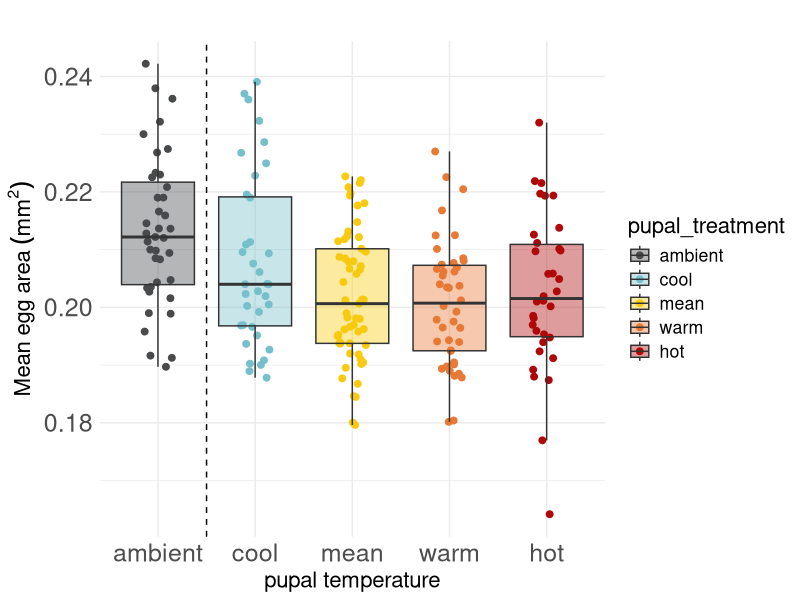
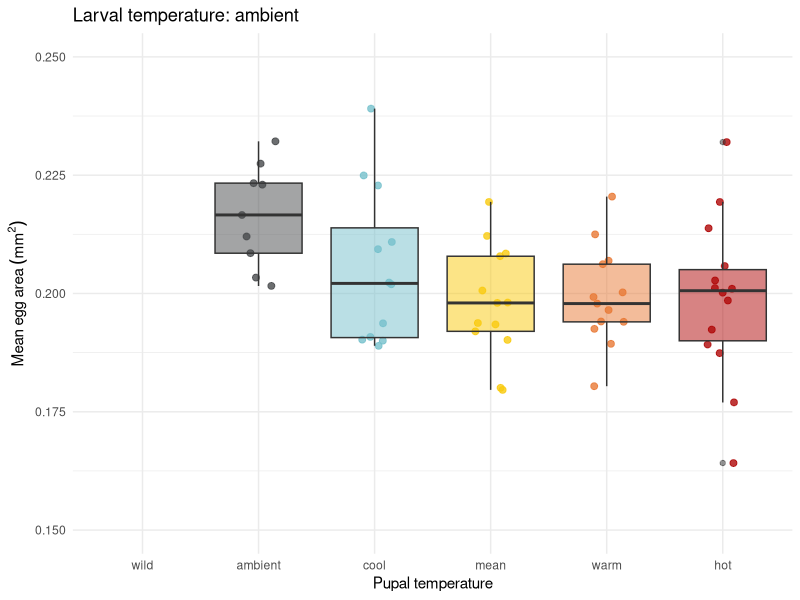
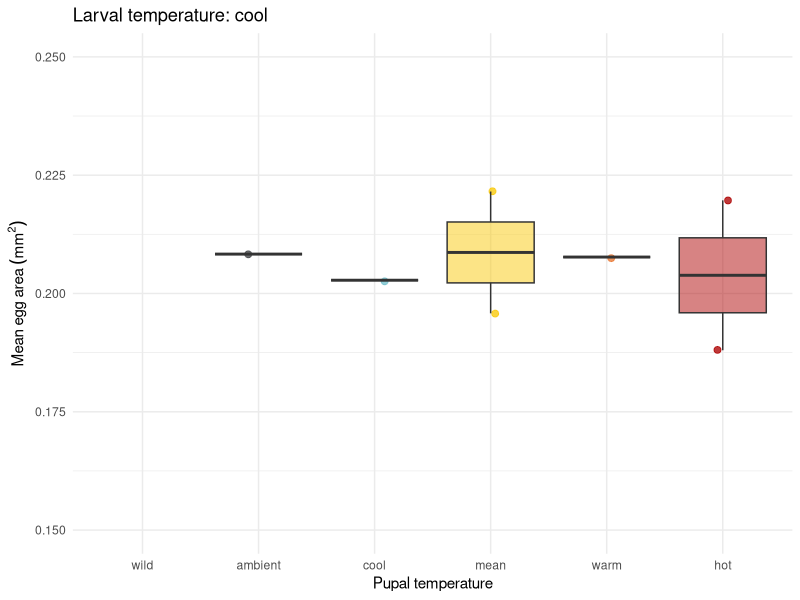
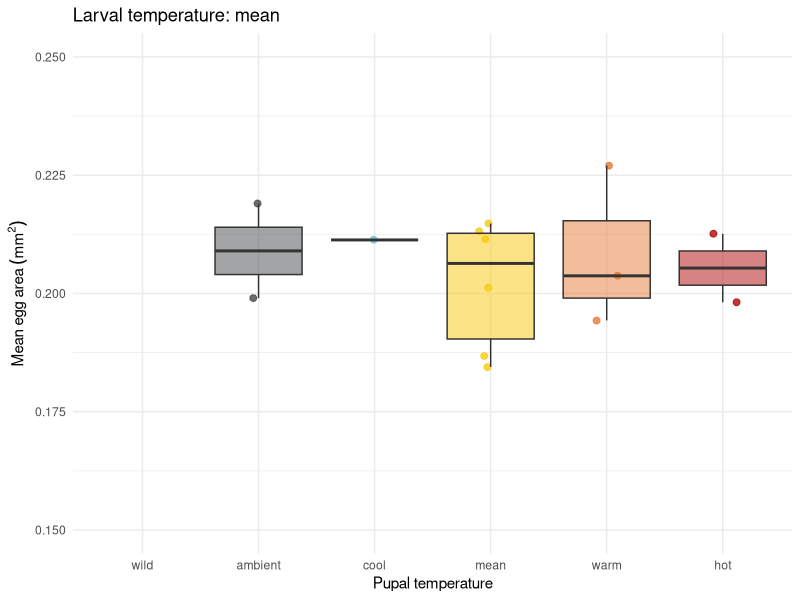
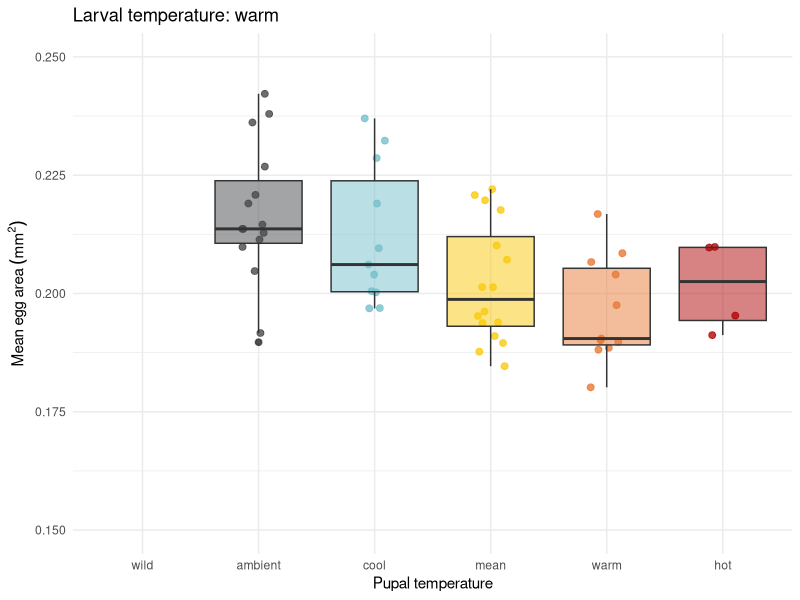
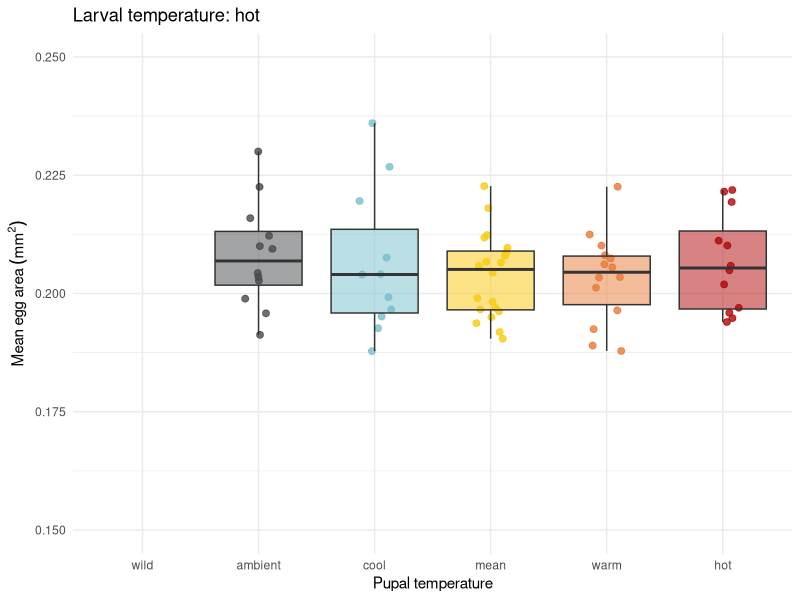
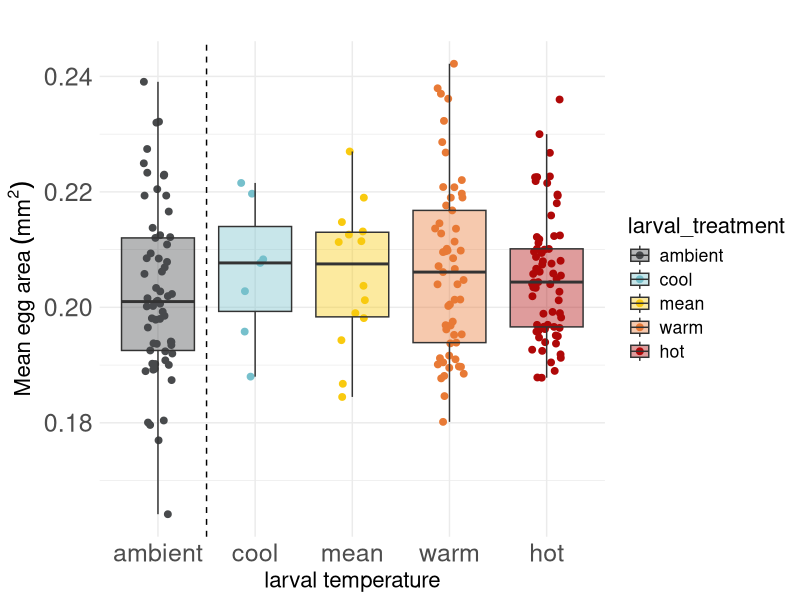
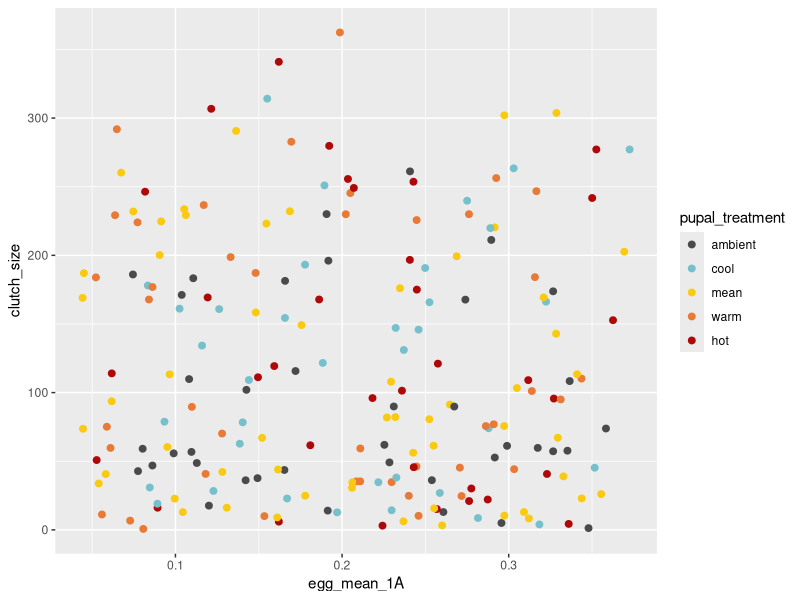

R code for these plots, in order:
## ---- chunk 1
library(here)
library(ggplot2)
library(tidyverse)
library(lme4)
## ---- chunk 2
#working with the egg counts of the five treatment groups
#read in the dataset
egg_counts <- read.csv(here("data", "emergence_egg_counts(Sheet1).csv"))


#make sure egg counts are stored as numbers
egg_counts$green_eggs  <- as.numeric(egg_counts$green_eggs)
egg_counts$orange_eggs <- as.numeric(egg_counts$orange_eggs)


#clean up the dataset so it only has the females I am interested in
egg_counts_clean <- egg_counts %>%
  filter(sex == "F") %>% #only looking at females
  filter(!startsWith(adultID, "F")) %>% #remove sienna's females
  mutate(clutch_size = green_eggs + orange_eggs) %>% #clean up clutch size column
  filter(!is.na(clutch_size)) %>% #remove those with NA clutch size
  mutate(larval_treatment = str_extract(adultID, "^[^.]+")) %>% #make larval treatment column
  mutate( #fix these two rows because they were not assigned pupal treatment correctly
    pupal_treatment = case_when(
      adultID == "CTRL.WTH.152_P6_H" ~ "hot",
      adultID == "HOT.WTH.47_P2_A"   ~ "ambient",
      TRUE                          ~ pupal_treatment
    )
  ) %>%
  mutate(
    larval_treatment = recode(
      larval_treatment,
      CTRL = "ambient",
      MEAN = "mean",
      COOL = "cool",
      WARM = "warm",
      HOT  = "hot"
    ))

#how many clutches I have photos of
photographed_clutches <- egg_counts_clean %>%
  filter(eggs_photographed == "DONE")
## ---- chunk 3

egg_size_results <- read.csv(here("data", "egg size results - blinded.csv"))

egg_size_results$clutch_code <- as.character(egg_size_results$clutch_code)

results <- egg_counts_clean %>%
  left_join(egg_size_results, by = "clutch_code") %>%
  filter(!is.na(egg_mean_1A))

results$egg_mean_1A <- as.numeric(results$egg_mean_1A)

results <- results %>%
  filter(!is.na(egg_mean_1A))

  

## ---- chunk 4
#convert the pupal temperatures to factors
results$pupal_treatment <- factor(results$pupal_treatment,
                             levels = c("wild", "ambient", "cool", "mean", "warm", "hot"))

#convert the larval  temperatures to factors
results$larval_treatment <- factor(results$larval_treatment,
                             levels = c("wild", "ambient", "cool", "mean", "warm", "hot"))

#assign colours to the temperatures                           
temp_cols <- c(
  ambient = "#484A4C",
  cool    = "#76C0CC",
  mean    = "#F9CA0F",
  warm    = "#E87A36",
  hot     = "#AF0808")

## ---- chunk 5
#Plot all the results together
ggplot(results, aes(x = pupal_treatment, y = egg_mean_1A, fill = pupal_treatment)) +
  geom_jitter(aes(color = pupal_treatment),  width = 0.15, size = 2, alpha = 1.5) +
  geom_boxplot(alpha = 0.4, outlier.shape = NA) +
  geom_vline(xintercept = 1.5, linetype = "dashed", color = "black") +
  scale_x_discrete(labels = levels(factor(results$pupal_treatment))) +
  scale_fill_manual(values = temp_cols) +
  scale_color_manual(values = temp_cols) + 
  theme_minimal() +
  theme(legend.position = "right",
        text = element_text(size = 16),
  axis.title = element_text(size = 16),
  axis.text = element_text(size = 18)) +  
  labs(x = "pupal temperature", y = expression(Mean~egg~area~(mm^2)), title = "") 




#make a separate plot for each larval temperature
larval_levels <- c("ambient", "cool", "mean", "warm", "hot")

plots <- lapply(larval_levels, function(lt) {

  ggplot(
    results %>% 
    filter(larval_treatment == lt),
    aes(x = pupal_treatment, y = egg_mean_1A, fill = pupal_treatment)
  ) +
    geom_jitter(aes(color = pupal_treatment),
                width = 0.15, size = 2, alpha = 0.8) +
    geom_boxplot(alpha = 0.5) +
    scale_x_discrete(
        limits = levels(results$pupal_treatment),
        drop = FALSE) +
    scale_y_continuous(limits = c(0.15, 0.25)) +
    scale_fill_manual(values = temp_cols) +
    scale_color_manual(values = temp_cols) +
    theme_minimal() +
    theme(legend.position = "none") +
    labs(
      x = "Pupal temperature",
      y = expression(Mean~egg~area~(mm^2)),
      title = paste("Larval temperature:", lt)
    )
})

# View first plot
plots[[1]]
plots[[2]]
plots[[3]]
plots[[4]]
plots[[5]]


## ---- chunk 6
ggplot(results, aes(x = larval_treatment, y = egg_mean_1A, fill = larval_treatment)) +
  geom_jitter(aes(color = larval_treatment),  width = 0.15, size = 2, alpha = 1.5) +
  geom_boxplot(alpha = 0.4, outlier.shape = NA) +
  geom_vline(xintercept = 1.5, linetype = "dashed", color = "black") +
  scale_x_discrete(labels = levels(factor(results$larval_treatment))) +
  scale_fill_manual(values = temp_cols) +
  scale_color_manual(values = temp_cols) + 
  theme_minimal() +
  theme(legend.position = "right",
        text = element_text(size = 16),
  axis.title = element_text(size = 16),
  axis.text = element_text(size = 18)) +  
  labs(x = "larval temperature", y = expression(Mean~egg~area~(mm^2)), title = "") 

## ---- chunk 7
ggplot(results, aes(x = egg_mean_1A, y = clutch_size, fill = pupal_treatment)) +
  geom_jitter(aes(color = pupal_treatment),  width = 0.15, size = 2, alpha = 1.5) +
  scale_color_manual(values = temp_cols) #+
  #facet_wrap(~ larval_treatment) +
  #scale_y_continuous(limits = c(0.15, 0.25)) 


larval_levels <- c("ambient", "cool", "mean", "warm", "hot")

plots <- lapply(larval_levels, function(lt) {

  ggplot(
    results %>% 
    filter(larval_treatment == lt),
    aes(x = egg_mean_1A, y = clutch_size, fill = pupal_treatment)
  ) +
    geom_jitter(aes(color = pupal_treatment),
                width = 0.15, size = 2, alpha = 0.8)  +
    #scale_y_continuous(limits = c(0.15, 0.25)) +
    scale_fill_manual(values = temp_cols) +
    scale_color_manual(values = temp_cols) +
    theme_minimal() +
    theme(legend.position = "none") +
    labs(
      x = "egg size (mm)",
      y = "clutch size",
      title = paste("Larval temperature:", lt)
    )
})

# View first plot
plots[[1]]
plots[[2]]
plots[[3]]
plots[[4]]
plots[[5]]
